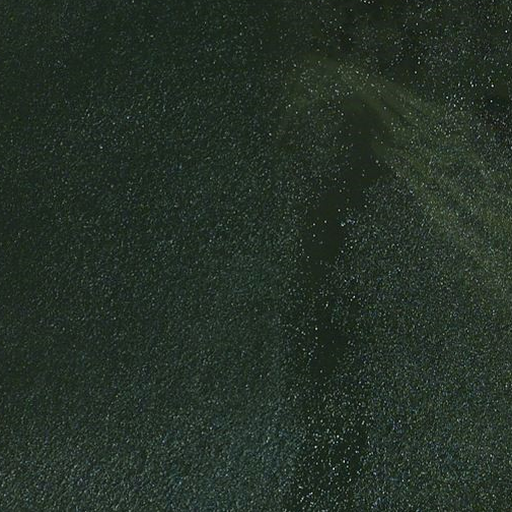
#> input picture no ship-water/w0011.png, 512 x 512 px, found by its file name; its folder holds only this picture in this run
$ python canny_edge_extraction.py
#> lines starting #> are read from the running program, lines starting #| are printed output that depends on the picture
import cv2
import os
import numpy as np

input_folder = r"C:\Users\MONESH\OneDrive\Desktop\data\no ship-water"
output_folder = r"C:\Users\MONESH\OneDrive\Desktop\data\no ship-water\edge operation"

os.makedirs(output_folder, exist_ok=True)

image_files = [f for f in os.listdir(input_folder) if f.endswith('.png') and os.path.isfile(os.path.join(input_folder, f))]
image_files.sort()

for filename in image_files:
    img_path = os.path.join(input_folder, filename)
    img = cv2.imread(img_path, cv2.IMREAD_GRAYSCALE)
#> img: shape (512, 512); min 0, max 239, mean 45.3

    if img is None:
        print(f"Failed to load: {filename}")
        continue

    edges = cv2.Canny(img, 50, 150)
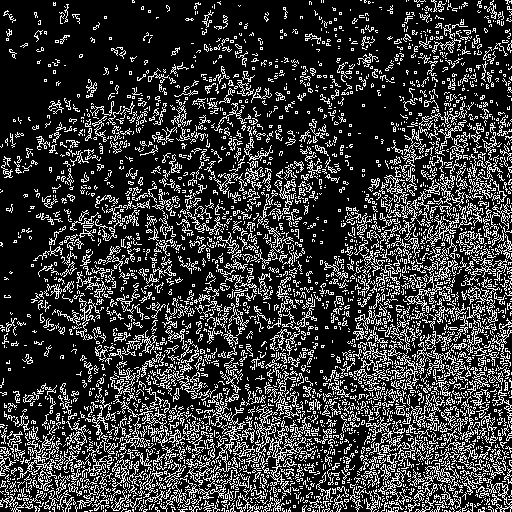
#> edges: shape (512, 512); 22.1% white in thin lines or dots

    base_name = os.path.splitext(filename)[0]
    output_path = os.path.join(output_folder, f"{base_name}_edge.png")
    cv2.imwrite(output_path, edges)

    print(f"Processed: {filename} -> {base_name}_edge.png")

print(f"\nTotal images processed: {len(image_files)}")
print(f"Edge images saved to: {output_folder}")

$ run again, on no ship-water/w0032.png
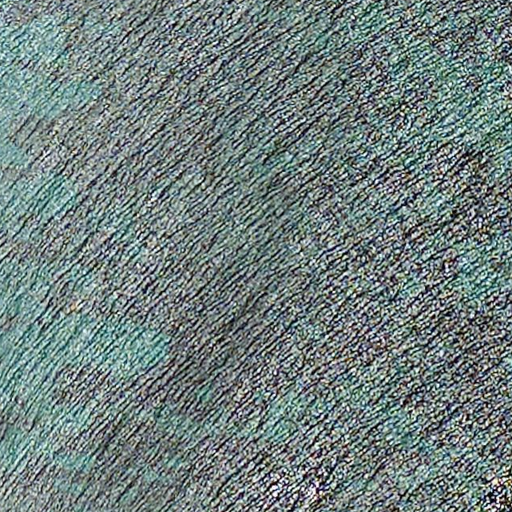
#> input picture no ship-water/w0032.png, 512 x 512 px, found by its file name
#> `img = cv2.imread(img_path, cv2.IMREAD_GRAYSCALE)`:
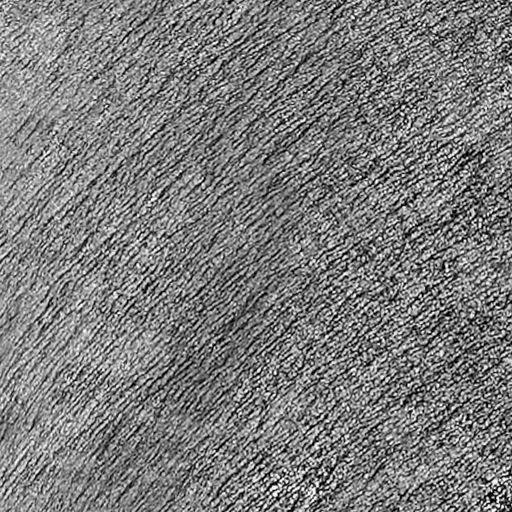
#> img: shape (512, 512); min 0, max 255, mean 123.6
#> `edges = cv2.Canny(img, 50, 150)`:
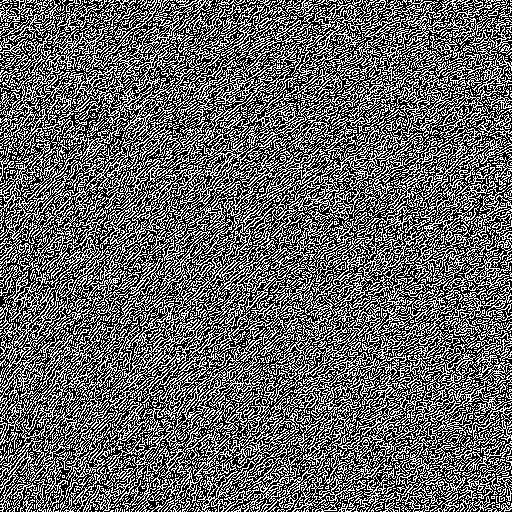
#> edges: shape (512, 512); 39.8% white in thin lines or dots

$ run again, on no ship-water/w0035.png
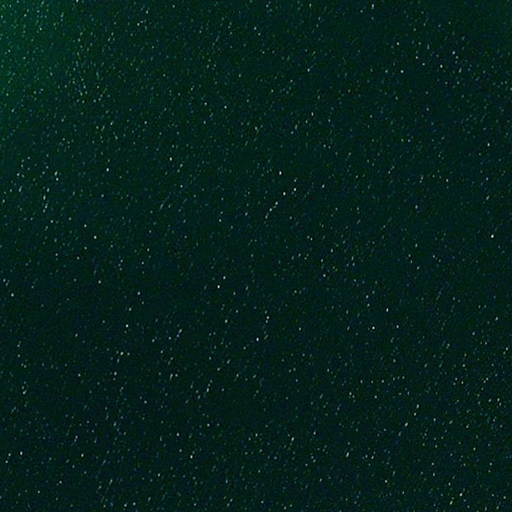
#> input picture no ship-water/w0035.png, 512 x 512 px, found by its file name
#> `img = cv2.imread(img_path, cv2.IMREAD_GRAYSCALE)`:
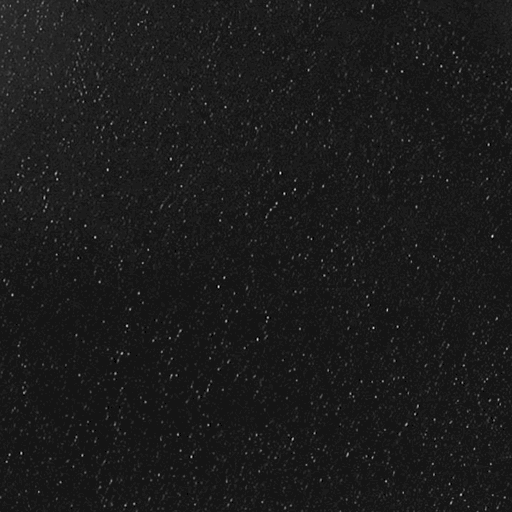
#> img: shape (512, 512); min 0, max 227, mean 27
#> `edges = cv2.Canny(img, 50, 150)`:
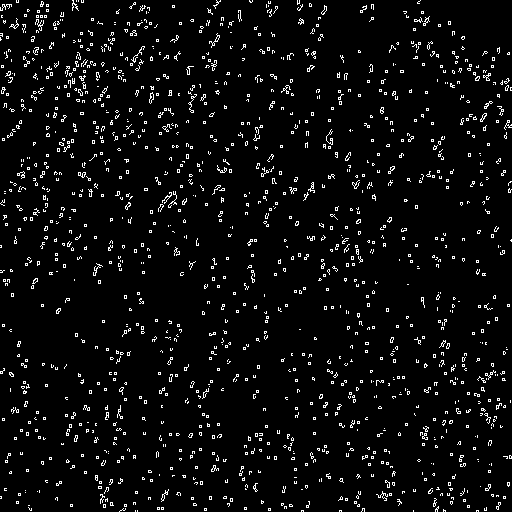
#> edges: shape (512, 512); 4.7% white in thin lines or dots

$ run again, on no ship-water/w0142.png
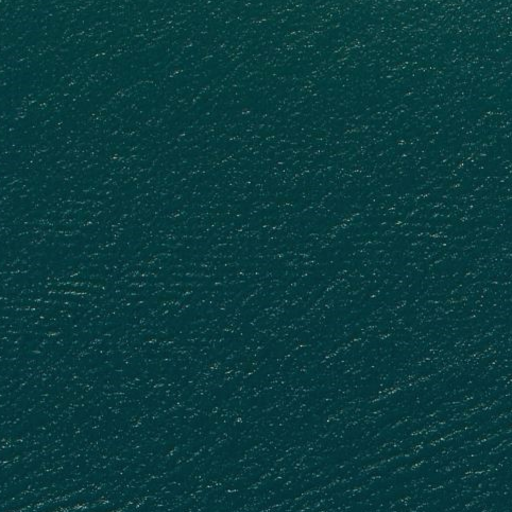
#> input picture no ship-water/w0142.png, 512 x 512 px, found by its file name
#> `img = cv2.imread(img_path, cv2.IMREAD_GRAYSCALE)`:
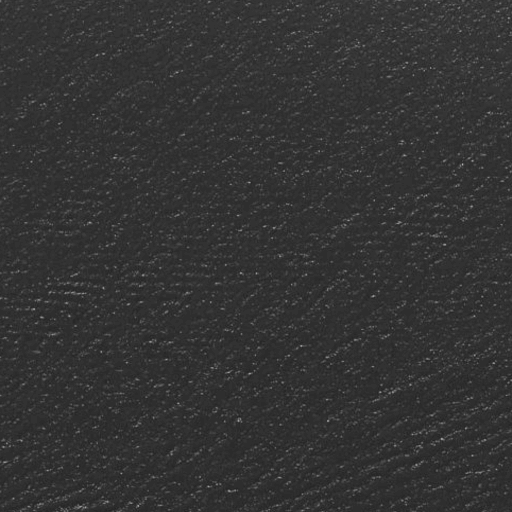
#> img: shape (512, 512); min 34, max 173, mean 51.7
#> `edges = cv2.Canny(img, 50, 150)`:
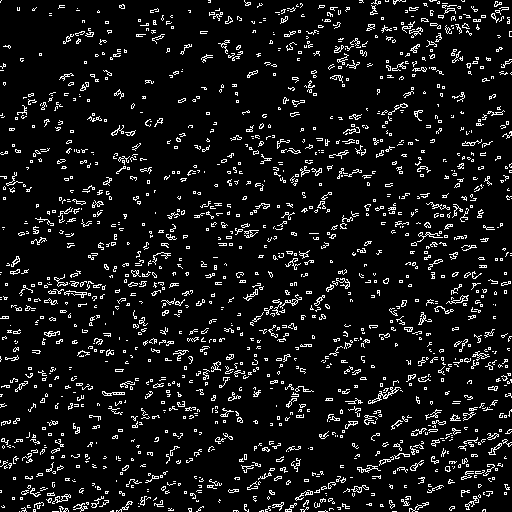
#> edges: shape (512, 512); 8.1% white in thin lines or dots
